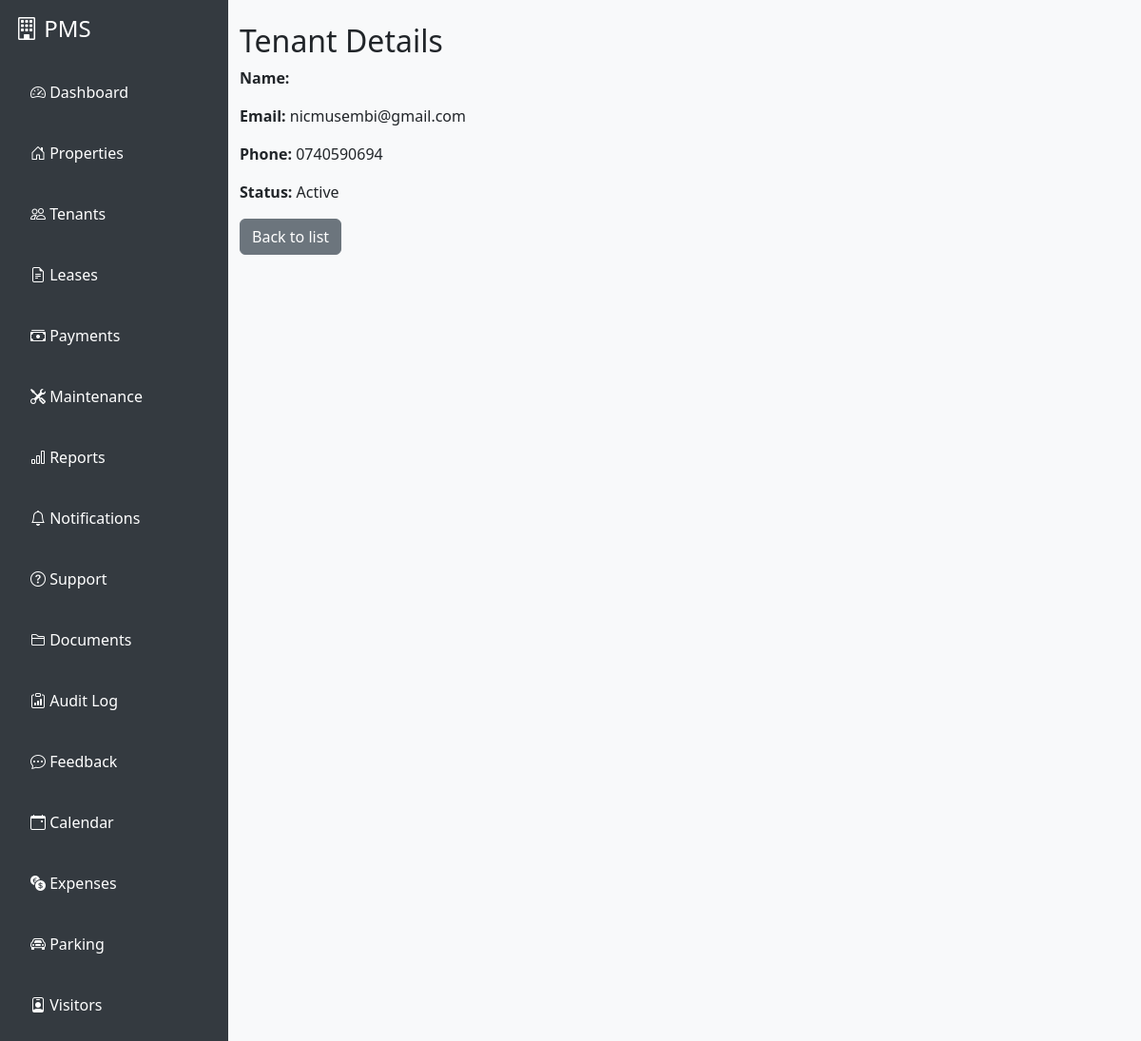
The app's page /accounts/users/2/ (signed in) with its own data.
### accounts/models.py (models this page shows, shortened)
class User(AbstractUser):
    ROLE_CHOICES = [
        ('landlord', 'Landlord'),
        ('tenant', 'Tenant'),
        ('agent', 'Agent'),
        ('caretaker', 'Caretaker'),
    ]
    role = models.CharField(max_length=20, choices=ROLE_CHOICES)
    full_name = models.CharField(max_length=100, blank=True, null=True)
    phone_number = models.CharField(max_length=20, blank=True, null=True)
    national_id = models.CharField(max_length=30, blank=True, null=True)
    company_name = models.CharField(max_length=100, blank=True, null=True)
    agency_name = models.CharField(max_length=100, blank=True, null=True)
    emergency_contact_name = models.CharField(max_length=100, blank=True, null=True)
    emergency_contact_phone = models.CharField(max_length=20, blank=True, null=True)
    assigned_property = models.CharField(max_length=100, blank=True, null=True)

### accounts/views.py (the view)
# urls.py: path('users/<int:pk>/', TenantDetailView.as_view(), name='tenant_detail'),
class TenantDetailView(DetailView):
    model = User
    template_name = 'accounts/tenant_detail.html'
    context_object_name = 'tenant'

### templates/accounts/tenant_detail.html
{% extends "base.html" %}
{% block content %}
<div class="container mt-4">
    <h2>Tenant Details</h2>
    <p><strong>Name:</strong> {{ tenant.get_full_name }}</p>
    <p><strong>Email:</strong> {{ tenant.email }}</p>
    <p><strong>Phone:</strong> {{ tenant.phone_number }}</p>
    <p><strong>Status:</strong> {{ tenant.is_active|yesno:"Active,Inactive" }}</p>
    <a href="{% url 'tenant_list' %}" class="btn btn-secondary">Back to list</a>
</div>
{% endblock %}

### templates/base.html (style rules this page uses)
body { background: #f8f9fa; transition: background 0.3s, color 0.3s; }

### records on screen
User: email "nicmusembi@gmail.com", phone_number "0740590694", is_active "Active"
